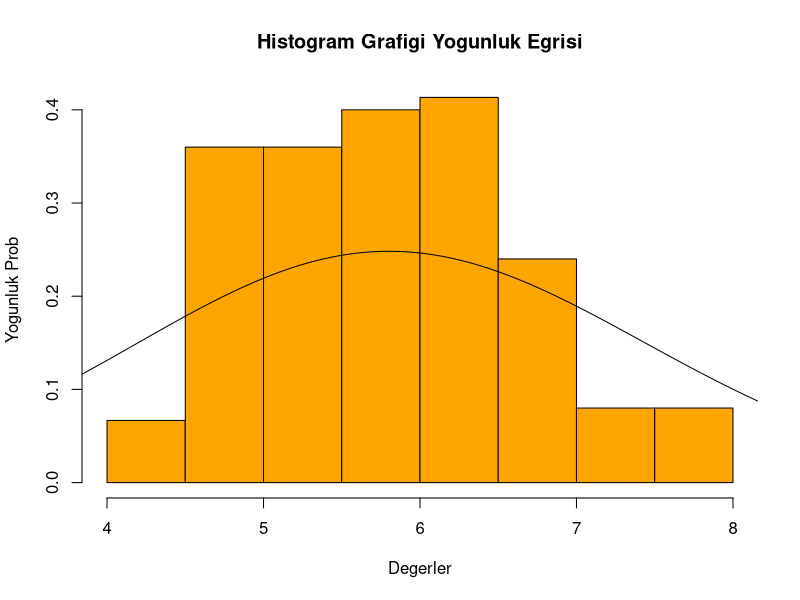
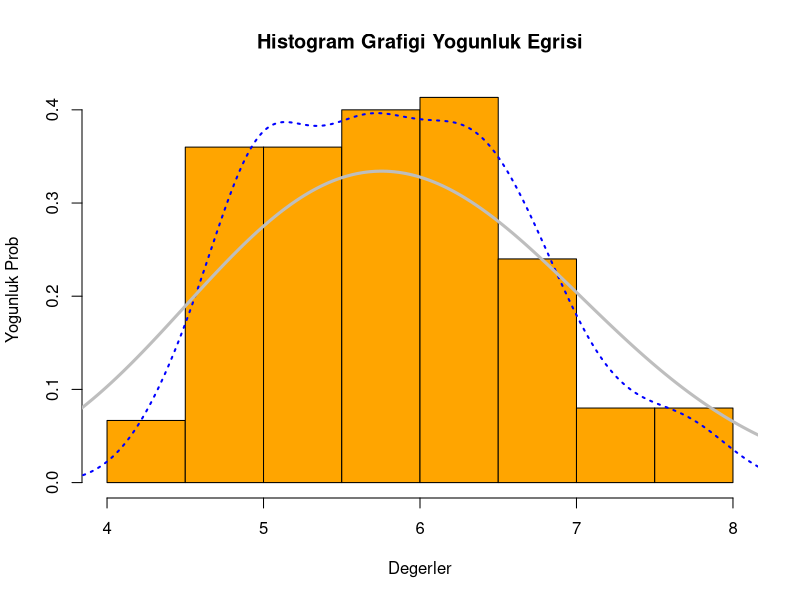

Recreate these plots in R, in order.

hist(iris$Sepal.Length, 
    main = "Histogram Grafigi Yogunluk Egrisi",
    xlab = "Degerler",
    ylab = "Yogunluk Prob",
    prob = T,# yogunluk verisine cevirmek icin  prob parametresini true yapıyoruz yav
    col = "orange"
    ) 
lines(density(iris$Sepal.Length, adjust = 5))
# adjust verileri sadeleştirir kıvrımları azaltır

hist(iris$Sepal.Length, 
    main = "Histogram Grafigi Yogunluk Egrisi",
    xlab = "Degerler",
    ylab = "Yogunluk Prob",
    prob = T,# yogunluk verisine cevirmek icin  prob parametresini true yapıyoruz yav
    col = "orange"
    ) 
    # density eğri çizmede kullanıyoruz
lines(density(iris$Sepal.Length, adjust =1), 
    col = "blue", lwd = 2, lty = "dotted") # dotted noktalı


lines(density(iris$Sepal.Length, adjust =3), 
    col = "gray", lwd = 3)
